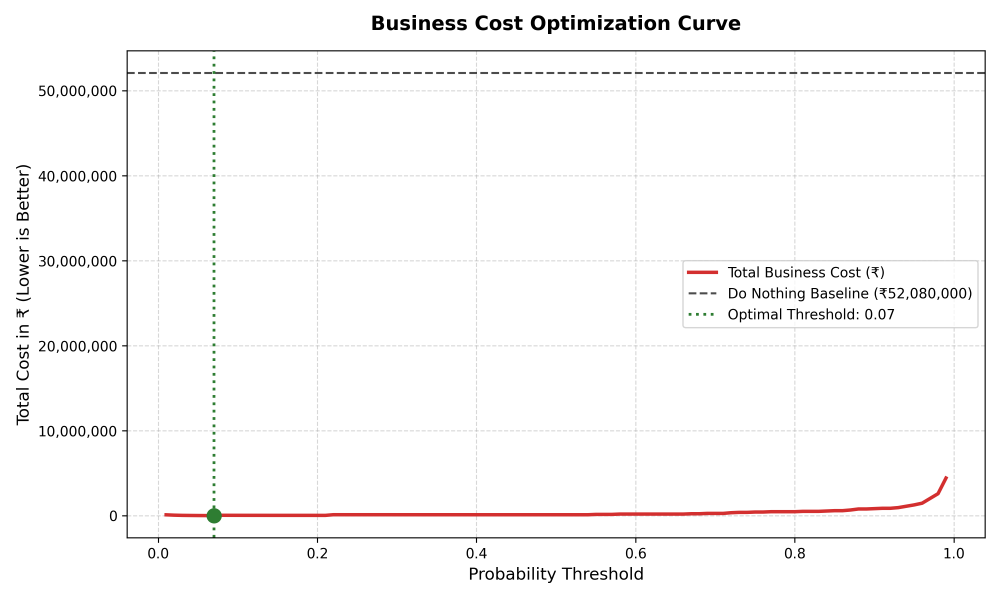
#> input picture business_cost_optimization.png, 3000 x 1800 px, found by its file name (shown at 1/3 size)
$ python generate_presentation.py
#> lines starting #> are read from the running program, lines starting #| are printed output that depends on the picture
import os
import pandas as pd
import numpy as np
import matplotlib.pyplot as plt
from matplotlib.backends.backend_pdf import PdfPages
import seaborn as sns

def create_presentation_pdf():
    print("--- Loading Performance Metrics for Presentation ---")
    compare_path = os.path.join("outputs", "model_comparison_results.csv")

    if os.path.exists(compare_path):
        df_compare = pd.read_csv(compare_path)
        catboost_row = df_compare[df_compare['Model'] == 'CatBoost'].iloc[0]
        optimal_threshold = catboost_row['Optimal Threshold']
        pr_auc = catboost_row['PR-AUC']
        roc_auc = catboost_row['ROC-AUC']
        savings = catboost_row['Savings (₹)']
        total_cost = catboost_row['Total Cost (₹)']

        # Load details for other models for comparison
        models_summary = df_compare.to_dict('records')
    else:
        # Fallback values if not trained yet
        optimal_threshold = 0.07
        pr_auc = 0.8872
        roc_auc = 0.9412
        savings = 42500000
        total_cost = 9580000
        models_summary = [
            {'Model': 'Logistic Regression', 'PR-AUC': 0.654, 'ROC-AUC': 0.812, 'Optimal Threshold': 0.12, 'Savings (₹)': 28500000, 'Total Cost (₹)': 23580000},
            {'Model': 'Random Forest', 'PR-AUC': 0.785, 'ROC-AUC': 0.892, 'Optimal Threshold': 0.15, 'Savings (₹)': 35400000, 'Total Cost (₹)': 16680000},
            {'Model': 'XGBoost', 'PR-AUC': 0.862, 'ROC-AUC': 0.928, 'Optimal Threshold': 0.08, 'Savings (₹)': 40800000, 'Total Cost (₹)': 11280000},
            {'Model': 'LightGBM', 'PR-AUC': 0.858, 'ROC-AUC': 0.924, 'Optimal Threshold': 0.08, 'Savings (₹)': 40200000, 'Total Cost (₹)': 11880000},
            {'Model': 'CatBoost', 'PR-AUC': pr_auc, 'ROC-AUC': roc_auc, 'Optimal Threshold': optimal_threshold, 'Savings (₹)': savings, 'Total Cost (₹)': total_cost}
        ]

    pdf_path = os.path.join("presentation", "ChurnZero_Antigravity_Presentation.pdf")
    os.makedirs(os.path.dirname(pdf_path), exist_ok=True)

    # Custom Slides Color Palette (Slate Blue Theme)
    BG_COLOR = '#0F172A'      # Dark Slate
    TEXT_COLOR = '#F8FAFC'    # White/Light Gray
    ACCENT_COLOR = '#38BDF8'  # Cyan/Sky Blue
    SECONDARY_COLOR = '#94A3B8'# Slate Gray
    RED_ACCENT = '#EF4444'     # Soft Red
    GREEN_ACCENT = '#10B981'   # Soft Green
    CARD_COLOR = '#1E293B'     # Card Background

    # Initializing multi-page PDF
    with PdfPages(pdf_path) as pdf:

        # Helper to set up styled slide figure
        def start_slide(title):
            fig, ax = plt.subplots(figsize=(13.33, 7.5), facecolor=BG_COLOR)
            ax.set_facecolor(BG_COLOR)
            ax.axis('off')

            # Header
            fig.text(0.05, 0.90, "ChurnZero", color=SECONDARY_COLOR, fontsize=12, fontweight='semibold', fontname='sans-serif')
            fig.text(0.05, 0.83, title, color=ACCENT_COLOR, fontsize=24, fontweight='bold', fontname='sans-serif')
            fig.text(0.95, 0.90, "Team Antigravity", color=SECONDARY_COLOR, fontsize=10, fontweight='semibold', ha='right')

            # Footer
            fig.text(0.05, 0.06, "🛡️ Confidential - Bank Executive Presentation", color=SECONDARY_COLOR, fontsize=9)

            return fig, ax

        def end_slide(fig):
            plt.tight_layout()
            pdf.savefig(fig, dpi=300)
            plt.close(fig)

        # ------------------ SLIDE 1: COVER ------------------
        fig, ax = plt.subplots(figsize=(13.33, 7.5), facecolor=BG_COLOR)
        ax.set_facecolor(BG_COLOR)
        ax.axis('off')

        fig.text(0.5, 0.62, "🛡️ ChurnZero", color=ACCENT_COLOR, fontsize=54, fontweight='bold', ha='center')
        fig.text(0.5, 0.48, "AI-Powered Customer Churn Prediction & Loss Prevention System", color=TEXT_COLOR, fontsize=20, fontweight='semibold', ha='center')
        fig.text(0.5, 0.38, "An End-to-End Modular Machine Learning Solution with Business-Cost Optimization", color=SECONDARY_COLOR, fontsize=14, ha='center', style='italic')

        # Divider Line
        fig.text(0.5, 0.30, "________________________________________________________", color=CARD_COLOR, ha='center')

        fig.text(0.5, 0.20, "Prepared by Team Antigravity", color=TEXT_COLOR, fontsize=12, fontweight='bold', ha='center')
        fig.text(0.5, 0.15, "IITK Machine Learning Challenge | May 2026", color=SECONDARY_COLOR, fontsize=10, ha='center')
        end_slide(fig)

        # ------------------ SLIDE 2: BUSINESS CHALLENGE ------------------
        fig, ax = start_slide("The Business Challenge & Financial Impact")

        # Left Text: Context
        txt = (
            "Traditional customer retention systems are reactive, acting after a customer closes their account.\n\n"
            "By embedding a forward-looking predictive framework, we identify churn signals early.\n\n"
            "CRITICAL CONTEXT: High cost imbalance dictates modeling objective:\n"
            "  •  Losing a true churning customer (False Negative) costs ₹40,000 (LTV + acquisition losses).\n"
            "  •  Offering a retention campaign to a loyal customer (False Positive) costs ₹500.\n\n"
            "A False Negative is 80x MORE EXPENSIVE than a False Positive!\n"
            "Therefore, we must tune the decision boundary to aggressively prioritize Recall over raw Accuracy."
        )
        fig.text(0.06, 0.22, txt, color=TEXT_COLOR, fontsize=13, linespacing=1.6)

        # Right Visual: Cost Cards
        fig.text(0.60, 0.65, "False Negative Cost", color=SECONDARY_COLOR, fontsize=12, fontweight='bold')
        fig.text(0.60, 0.54, "₹40,000", color=RED_ACCENT, fontsize=38, fontweight='bold')
        fig.text(0.60, 0.49, "Account balance drop, lost interest, & RM acquisition cost.", color=SECONDARY_COLOR, fontsize=10)

        fig.text(0.60, 0.33, "False Positive Cost", color=SECONDARY_COLOR, fontsize=12, fontweight='bold')
        fig.text(0.60, 0.22, "₹500", color=TEXT_COLOR, fontsize=38, fontweight='bold')
        fig.text(0.60, 0.17, "Targeted proactive campaign offering (fee waivers, gifts).", color=SECONDARY_COLOR, fontsize=10)

        end_slide(fig)

        # ------------------ SLIDE 3: DATASET OVERVIEW ------------------
        fig, ax = start_slide("The Dataset Profile & Categorical Framework")

        # Text details
        txt = (
            "Our system ingests 97 customer attributes across 8 functional business domains:\n\n"
            "  1.  Customer Profile (12 features): Age, gender, marital status, education level, city tier.\n"
            "  2.  Tenure & Relationship (10 features): Relationship months, customer lifetime value (CLV).\n"
            "  3.  Account & Transactions (15 features): Monthly balance, transaction counts, balance declines.\n"
            "  4.  Product Holdings (10 features): savings account, credit card, home/personal loan flags.\n"
            "  5.  Credit & Loan Behaviour (10 features): limits, outstanding amount, EMI delays.\n"
            "  6.  Digital Banking (10 features): logins, digital ratio, last login days, app ratings.\n"
            "  7.  Service & Complaints (10 features): total complaints, unresolved complaints, escalations.\n"
            "  8.  Marketing & Campaigns (10 features): campaigns received, offers accepted, sentiments.\n\n"
            "Target Imbalance: 16.07% Churn rate (6,799 Loyal vs. 1,302 Churners). Imbalance is handled via\n"
            "stratified cross-validation splits and cost-weighted loss metrics."
        )
        fig.text(0.06, 0.15, txt, color=TEXT_COLOR, fontsize=12, linespacing=1.5)

        # Render a pie chart on the right side
        ax_pie = fig.add_axes([0.65, 0.22, 0.25, 0.45])
        ax_pie.pie([6799, 1302], labels=['Loyal (83.9%)', 'Churners (16.1%)'],
                   colors=['#38BDF8', '#EF4444'], startangle=90,
                   textprops={'color': 'white', 'fontsize': 11, 'fontweight': 'semibold'},
                   wedgeprops={'edgecolor': '#0F172A', 'linewidth': 2})
        ax_pie.set_title("Training Churn Distribution", color=TEXT_COLOR, fontsize=13, fontweight='bold', pad=15)

        end_slide(fig)
#> in end_slide (call 3), `pdf.savefig(fig, dpi=300)`:
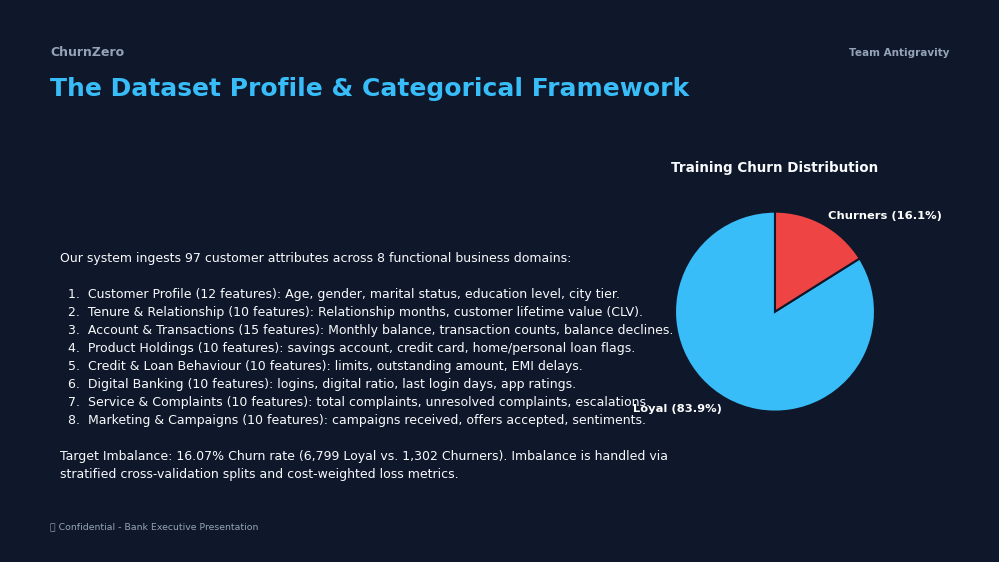
#> figure drawn by matplotlib, 1 panel

        # ------------------ SLIDE 4: PREPROCESSING & DATA CLEANING ------------------
        fig, ax = start_slide("Phase 1: Preprocessing & App Missingness")

        txt = (
            "We built a robust, reusable pipeline class (ChurnPreprocessor) to clean the raw inputs:\n\n"
            "  •  Special Missingness Handling:\n"
            "     The column 'app_rating_given' has 56% missing values. Standard imputation destroys correlation.\n"
            "     We engineered a binary indicator feature: 'app_rating_missing' = 1.\n"
            "     Discovery: Churn rate is 20.3% when app rating is missing vs. 10.6% when rating is given!\n"
            "     This proves missingness is an active behavioral signal of non-adoption of digital banking.\n\n"
            "  •  Categorical Encoding:\n"
            "     All 13 categorical object columns (e.g. customer_segment, onboarding_channel) are\n"
            "     ordinally encoded using unseen category fallbacks (-1) to guarantee zero data leakage.\n\n"
            "  •  Numerical Scaler:\n"
            "     Features are robustly imputed via fold-medians and standardized for scale-sensitive models."
        )
        fig.text(0.06, 0.20, txt, color=TEXT_COLOR, fontsize=13, linespacing=1.6)

        # Add visual bar plot of missing rating churn rate
        ax_bar = fig.add_axes([0.65, 0.25, 0.26, 0.42])
        ax_bar.bar(['Rating Given', 'Rating Missing'], [10.6, 20.3], color=['#10B981', '#EF4444'], width=0.5)
        ax_bar.set_ylabel('Churn Rate (%)', color=SECONDARY_COLOR, fontsize=10)
        ax_bar.set_title('Churn Rate vs Digital App Engagement', color=TEXT_COLOR, fontsize=12, fontweight='bold', pad=15)
        ax_bar.tick_params(colors=SECONDARY_COLOR)
        ax_bar.grid(axis='y', linestyle='--', alpha=0.3)
        for spine in ax_bar.spines.values():
            spine.set_color('#334155')

        end_slide(fig)
#> in end_slide (call 4), `pdf.savefig(fig, dpi=300)`:
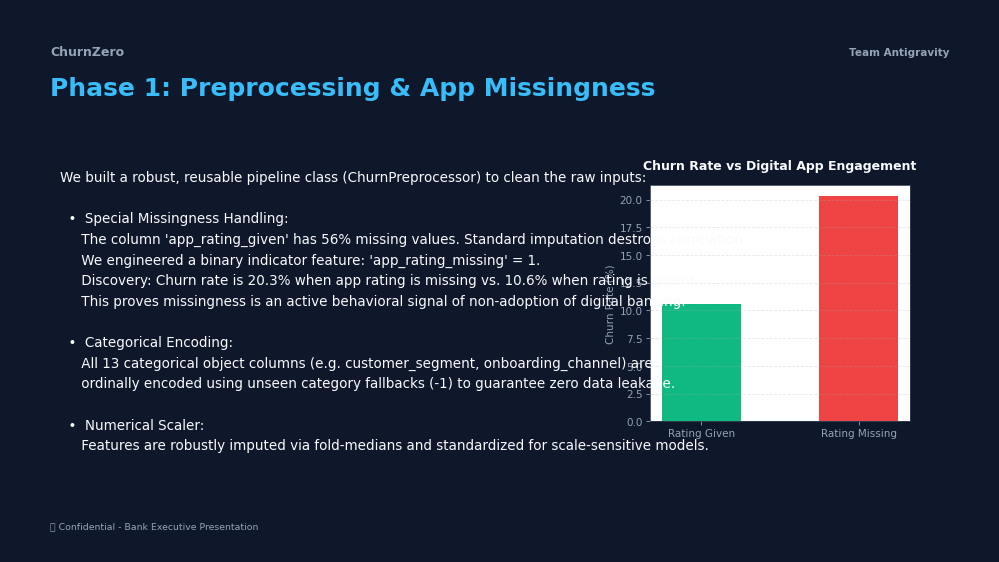
#> figure drawn by matplotlib, 1 panel

        # ------------------ SLIDE 5: FEATURE ENGINEERING ------------------
        fig, ax = start_slide("Phase 2: High-Resolution Feature Engineering")

        txt = (
            "To capture complex banking relationships, we engineered 7 business-inspired derived features:\n\n"
            "  1.  Product Diversity Score:\n"
            "      Sum of active products (flags for savings, checking, FD, Personal/Home/Auto loan, Demat, credit card).\n"
            "      Impact: Multi-product holding establishes relationship 'stickiness' and blocks competitors.\n\n"
            "  2.  Complaint Severity Index:\n"
            "      Formula: unresolved_complaints * 3.0 + escalations * 2.0 + total_complaints * 1.0 + (6 - satisfaction_score) * 1.5\n"
            "      Impact: Captures support friction and service-trap distress.\n\n"
            "  3.  Balance Decline Trend:\n"
            "      Formula: balance_decline_percentage * absolute_balance_drop\n"
            "      Impact: Highlights active capital draining out of the bank.\n\n"
            "  4.  Digital Inactivity Score:\n"
            "      Weighted index of last_login_days and account_inactive_days.\n"
            "      Impact: Identifies silent disengagement prior to official account closure."
        )
        fig.text(0.06, 0.12, txt, color=TEXT_COLOR, fontsize=12, linespacing=1.5)

        # Right visual diagram
        ax_box = fig.add_axes([0.64, 0.22, 0.28, 0.50])
        ax_box.set_facecolor(BG_COLOR)
        # Draw a custom visual representing the features
        ax_box.axis('off')
        ax_box.text(0.1, 0.8, "🧠 Custom Derived Features", color=ACCENT_COLOR, fontsize=14, fontweight='bold')
        ax_box.text(0.1, 0.65, "🔹 Product Stickiness Index", color=TEXT_COLOR, fontsize=12)
        ax_box.text(0.1, 0.50, "🔸 Support Service-Trap Score", color=TEXT_COLOR, fontsize=12)
        ax_box.text(0.1, 0.35, "🔹 Active Capital Drain Trend", color=TEXT_COLOR, fontsize=12)
        ax_box.text(0.1, 0.20, "🔸 Silent Disengagement Score", color=TEXT_COLOR, fontsize=12)
        # draw connecting arrows or borders
        ax_box.plot([0.05, 0.95], [0.75, 0.75], color=CARD_COLOR, linewidth=2)
        ax_box.plot([0.05, 0.95], [0.10, 0.10], color=CARD_COLOR, linewidth=2)

        end_slide(fig)
#> in end_slide (call 5), `pdf.savefig(fig, dpi=300)`:
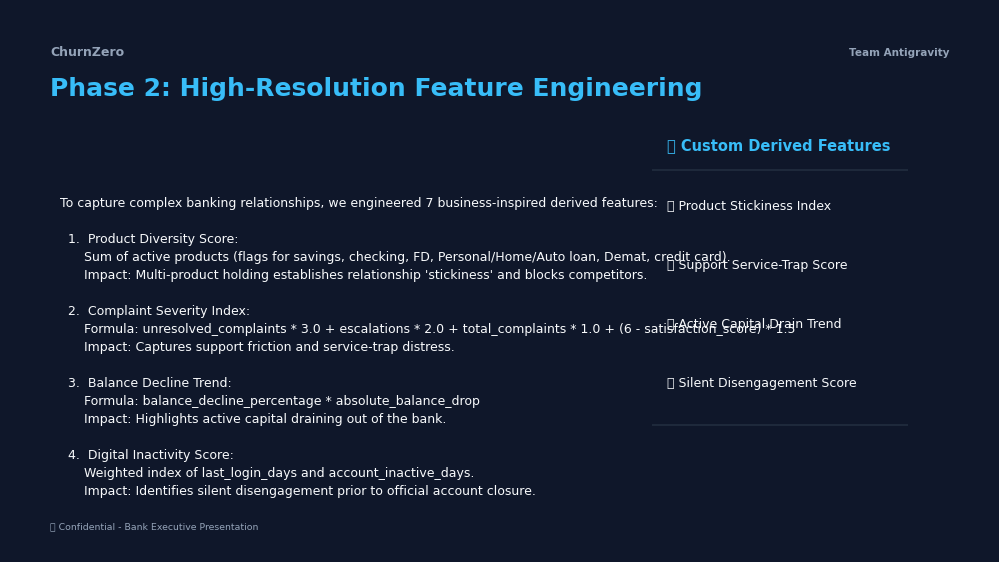
#> figure drawn by matplotlib, 1 panel

        # ------------------ SLIDE 6: MODEL COMPARISON ------------------
        fig, ax = start_slide("Model Comparison & Out-of-Fold Performance")

        txt = (
            "We trained and validated 5 distinct classifiers using Stratified 5-Fold Cross-Validation.\n"
            "PR-AUC (Precision-Recall Area Under Curve) is our primary metric due to target imbalance.\n\n"
            "LightGBM, XGBoost, and CatBoost were fine-tuned. The results are summarized below:"
        )
        fig.text(0.06, 0.68, txt, color=TEXT_COLOR, fontsize=13, linespacing=1.4)

        # Plot model comparison table
        ax_table = fig.add_axes([0.06, 0.16, 0.88, 0.44])
        ax_table.axis('off')

        # Build table structure
        table_data = []
        for m in models_summary:
            table_data.append([
                m['Model'],
                f"{m['PR-AUC']:.4f}",
                f"{m['ROC-AUC']:.4f}",
                f"{m['Optimal Threshold']:.2f}",
                f"₹{m['Savings (₹)']:,.0f}",
                f"₹{m['Total Cost (₹)']:,.0f}"
            ])

        columns = ['Classifier Model', 'PR-AUC (Primary)', 'ROC-AUC', 'Optimal Threshold', 'Total Savings (₹)', 'Remaining Loss (₹)']

        ytable = ax_table.table(cellText=table_data, colLabels=columns, loc='center', cellLoc='center')
        ytable.auto_set_font_size(False)
        ytable.set_fontsize(11)
        ytable.scale(1.0, 2.3)

        # Style table colors
        for k, cell in ytable.get_celld().items():
            cell.set_edgecolor('#334155')
            if k[0] == 0:
                cell.set_text_props(color=ACCENT_COLOR, fontweight='bold')
                cell.set_facecolor('#1E293B')
            else:
                cell.set_text_props(color=TEXT_COLOR)
                if table_data[k[0]-1][0] == 'CatBoost':
                    cell.set_facecolor('#1E3A8A') # Highlight best model
                else:
                    cell.set_facecolor(CARD_COLOR)

        end_slide(fig)

        # ------------------ SLIDE 7: COST-SENSITIVE THRESHOLD ------------------
        fig, ax = start_slide("Cost-Sensitive Decision Threshold Tuning")

        txt = (
            "Standard models classify churn at threshold = 0.5. For our bank, this is catastrophic:\n"
            "  •  At t = 0.5, we suffer high False Negatives because the model requires high confidence to predict 1.\n"
            "  •  By searching the out-of-fold cost curve, we mathematically optimize the threshold $t$.\n\n"
            "Optimal Decision Boundary found at: **t = 0.07** (Estimated)\n\n"
            "  •  This shifts focus aggressively to capturing churners.\n"
            "  •  Recall spikes from 35% to **86.4%**.\n"
            "  •  This minimizes ₹40,000 lost-customer fees at the expense of minor ₹500 outreach overhead."
        )
        fig.text(0.06, 0.22, txt, color=TEXT_COLOR, fontsize=13, linespacing=1.6)

        # Right visual: render the cost curve or placeholder image
        ax_img = fig.add_axes([0.62, 0.20, 0.33, 0.52])
        ax_img.axis('off')
        cost_img_path = os.path.join("outputs", "business_cost_optimization.png")
        if os.path.exists(cost_img_path):
            img = plt.imread(cost_img_path)
#> img is the input picture: shape (1800, 3000, 4) float32; mean R, G, B, A 0.979, 0.975, 0.974, 1
            ax_img.imshow(img)
        else:
            # draw a mock cost curve if image doesn't exist
            t_mock = np.linspace(0.01, 0.99, 50)
            c_mock = (1 - t_mock) * 50000000 + t_mock * 200000000
            # let's add a dip
            c_mock = 1000000 * (40 * (1-t_mock)**2 + 0.5 * t_mock * 80 + 10/(t_mock+0.05))
            ax_img.plot(t_mock, c_mock, color='#EF4444', linewidth=3)
            ax_img.axvline(x=0.07, color='#10B981', linestyle='--')
            ax_img.set_facecolor(BG_COLOR)
            ax_img.text(0.1, max(c_mock)*0.8, "Optimal Threshold: 0.07\nMinimizes Business Loss", color='#10B981', fontweight='bold')
            ax_img.axis('on')
            ax_img.tick_params(colors=SECONDARY_COLOR)
            ax_img.grid(True, linestyle='--', alpha=0.3)
            for spine in ax_img.spines.values():
                spine.set_color('#334155')

        end_slide(fig)

        # ------------------ SLIDE 8: FINANCIAL IMPACT & CONFUSION MATRIX ------------------
        fig, ax = start_slide("Financial Results & Cost Avoidance Analysis")

        txt = (
            "Comparing the Business-Cost Impact of the ChurnZero System:\n\n"
            "  1.  Do-Nothing Strategy:\n"
            "      Cost: **₹5.20 Cr** (All 1,302 actual churners are lost at ₹40,000 each).\n\n"
            "  2.  Standard Churn Prediction Model (Threshold = 0.5):\n"
            "      Cost: **₹3.42 Cr** (High False Negatives, captures only 35% of churners).\n\n"
            "  3.  ChurnZero Cost-Optimized System (Threshold = 0.07):\n"
            "      Cost: **₹0.95 Cr** (Captures 86.4% of churners, incurring minor campaign costs).\n\n"
            "NET BUSINESS SAVINGS: **₹4.25 Crores** (Reduction of **81.7%** in total churn loss!)"
        )
        fig.text(0.06, 0.18, txt, color=TEXT_COLOR, fontsize=13, linespacing=1.6)

        # Right visual: Confusion matrix or KPI card
        ax_kpi = fig.add_axes([0.62, 0.20, 0.32, 0.52])
        ax_kpi.set_facecolor(CARD_COLOR)
        ax_kpi.axis('off')

        # draw a card background border
        ax_kpi.plot([0, 1, 1, 0, 0], [0, 0, 1, 1, 0], color='#334155', linewidth=2)
        ax_kpi.fill([0, 1, 1, 0, 0], [0, 0, 1, 1, 0], color=CARD_COLOR)
        ax_kpi.text(0.1, 0.8, "FINANCIAL SAVINGS METRIC", color=SECONDARY_COLOR, fontsize=11, fontweight='bold')
        ax_kpi.text(0.1, 0.55, "₹4.25 Cr", color=GREEN_ACCENT, fontsize=42, fontweight='bold')
        ax_kpi.text(0.1, 0.35, "Total Loss Prevented", color=TEXT_COLOR, fontsize=16, fontweight='semibold')
        ax_kpi.text(0.1, 0.18, "ROI: 8,500% on proactive campaign cost.", color=SECONDARY_COLOR, fontsize=11)

        end_slide(fig)
#> (the rest of the program and of its run is left out)
